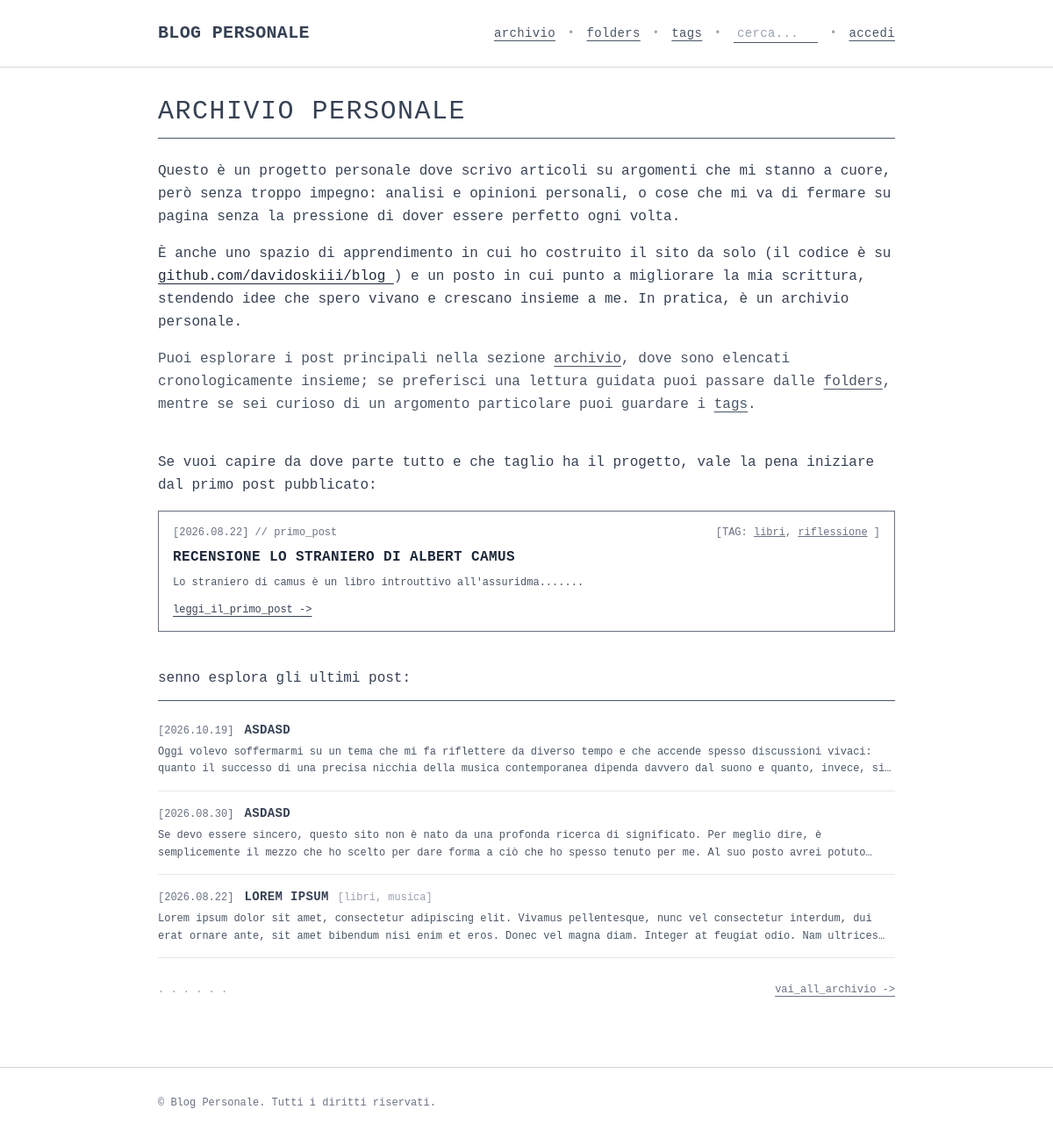
The page / on the database its author committed.
### blog_app/models.py (models this page shows, shortened)
class Post(models.Model):
    author = models.ForeignKey(User, on_delete=models.CASCADE, related_name='posts')
    title = models.CharField(max_length=200)
    text = models.TextField()
    date = models.DateTimeField(auto_now_add=True)
    tags = models.ManyToManyField(Tag, related_name='posts', blank=True)
    likes = models.ManyToManyField(User, related_name='liked_posts', blank=True)
    class Meta:
        verbose_name_plural = 'posts'

class Tag(models.Model):
    name = models.CharField(max_length=50, unique=True)
    description = models.TextField(blank=True, null=True)
    class Meta:
        ordering = ['name']

### blog_app/views.py (the view)
# urls.py: path('', views.index, name='index'),
def index(request):
    first_post = Post.objects.all().order_by('date', 'id').prefetch_related('tags', 'folders').first()
    recent_posts = Post.objects.all().order_by('-date', '-id').prefetch_related('tags')[:3]
    context = {
        'first_post': first_post,
        'recent_posts': recent_posts,
    }
    return render(request, 'blog_app/index.html', context)

### blog_app/templates/blog_app/index.html (shortened to what this page needs)
{% extends 'blog_app/base.html' %}
{% block content %}
<div class="w-full font-mono space-y-10">
  <section class="space-y-4">
    <h1 class="text-2xl sm:text-3xl font-mono uppercase tracking-wider text-gray-700 dark:text-gray-200 border-b border-gray-600 dark:border-gray-700 pb-3 mb-6">
      ARCHIVIO PERSONALE
    </h1>
    <div class="text-gray-700 dark:text-gray-300 leading-relaxed text-sm sm:text-base font-mono break-words [&_p]:mb-4 [&_p:last-child]:mb-0">
      <p>
        Questo è un progetto personale dove scrivo articoli su argomenti che mi stanno a cuore, però senza troppo impegno: analisi e opinioni personali, o cose che mi va di fermare su pagina senza la pressione di dover essere perfetto ogni volta.
      </p>
      <p>
        È anche uno spazio di apprendimento in cui ho costruito il sito da solo (il codice è su
        <a href="https://github.com/davidoskiii/blog" target="_blank" rel="noopener noreferrer" class="underline underline-offset-4 text-gray-800 dark:text-gray-100 hover:text-black dark:hover:text-white">
          github.com/davidoskiii/blog
        </a>) e un posto in cui punto a migliorare la mia scrittura, stendendo idee che spero vivano e crescano insieme a me. In pratica, è un archivio personale.
      </p>
      <p class="text-gray-600 dark:text-gray-400">
        Puoi esplorare i post principali nella sezione <a href="{% url 'blog_app:posts' %}" class="underline underline-offset-4 hover:text-black dark:hover:text-white">archivio</a>, dove sono elencati cronologicamente insieme; se preferisci una lettura guidata puoi passare dalle <a href="{% url 'blog_app:folders' %}" class="underline underline-offset-4 hover:text-black dark:hover:text-white">folders</a>, mentre se sei curioso di un argomento particolare puoi guardare i <a href="{% url 'blog_app:tags' %}" class="underline underline-offset-4 hover:text-black dark:hover:text-white">tags</a>.
      </p>
    </div>
  </section>
  <section class="space-y-4">
    <div class="text-gray-700 dark:text-gray-300 leading-relaxed text-sm sm:text-base font-mono break-words [&_p]:mb-4 [&_p:last-child]:mb-0">
      <p>
        Se vuoi capire da dove parte tutto e che taglio ha il progetto, vale la pena iniziare dal primo post pubblicato:
      </p>
    </div>
    {% if first_post and first_post.pk %}
      <div class="border border-gray-500 dark:border-gray-700 p-4 space-y-2">
        <div class="flex flex-wrap items-baseline justify-between gap-2 text-xs text-gray-500 dark:text-gray-400">
          <span>[{{ first_post.date|date:"Y.m.d" }}] // primo_post</span>
          {% if first_post.tags.all %}
            <span>
              [TAG:
              {% for tag in first_post.tags.all %}
                <a href="{% url 'blog_app:tag' tag.id %}" class="underline hover:text-black dark:hover:text-white">{{ tag.name|lower }}</a>{% if not forloop.last %}, {% endif %}
              {% endfor %}]
            </span>
          {% endif %}
        </div>
        <div>
          <a href="{% url 'blog_app:post' first_post.pk %}" class="font-bold uppercase tracking-wide text-sm sm:text-base text-gray-800 dark:text-gray-100 hover:underline underline-offset-4 break-words">
            {{ first_post.title }}
          </a>
        </div>
        <p class="text-xs text-gray-600 dark:text-gray-400 leading-relaxed line-clamp-2 break-words">
          {{ first_post.text|striptags }}
        </p>
        <div class="pt-1 text-xs">
          <a href="{% url 'blog_app:post' first_post.pk %}" class="underline underline-offset-4 text-gray-700 dark:text-gray-300 hover:text-black dark:hover:text-white">
            leggi_il_primo_post -&gt;
          </a>
        </div>
      </div>
    {% else %}
      <p class="text-xs text-gray-500 dark:text-gray-400 italic">
        // nessun primo post disponibile al momento.
      </p>
    {% endif %}
  </section>
  <section class="space-y-4">
    <div class="text-gray-700 dark:text-gray-300 leading-relaxed text-sm sm:text-base font-mono break-words [&_p]:mb-0 border-b border-gray-600 dark:border-gray-700 pb-3 mb-6">
      <p>
        senno esplora gli ultimi post:
      </p>
    </div>
    {% if recent_posts %}
      <div class="space-y-4 text-xs font-mono">
        {% for post in recent_posts %}
          <div class="border-b border-gray-200 dark:border-gray-800 pb-3.5">
            <div class="grid grid-cols-[5.75rem_1fr] sm:flex sm:flex-wrap sm:items-baseline gap-2 sm:gap-x-3 sm:gap-y-1">
              <span class="text-gray-500 dark:text-gray-400 font-mono text-[11px] sm:text-xs shrink-0 whitespace-nowrap">[{{ post.date|date:"Y.m.d" }}]</span>
              <div class="min-w-0 flex flex-wrap items-baseline gap-x-2.5 gap-y-1">
                <a href="{% url 'blog_app:post' post.id %}" class="font-mono font-bold text-gray-700 dark:text-gray-200 hover:text-black dark:hover:text-white hover:underline underline-offset-4 uppercase tracking-wide text-xs sm:text-sm break-words leading-snug">
                  {{ post.title }}
                </a>
                {% if post.tags.all %}
                  <span class="text-[11px] sm:text-xs text-gray-400 dark:text-gray-500 font-mono break-words">[{% for tag in post.tags.all %}<a href="{% url 'blog_app:tag' tag.id %}" class="hover:text-black dark:hover:text-white hover:underline underline-offset-4 whitespace-nowrap">{{ tag.name|lower }}</a>{% if not forloop.last %}, {% endif %}{% endfor %}]</span>
                {% endif %}
              </div>
            </div>
            <p class="text-gray-600 dark:text-gray-400 font-mono text-xs mt-1.5 line-clamp-2 leading-relaxed break-words">
              {{ post.text|striptags }}
            </p>
          </div>
        {% endfor %}
      </div>
      <div class="pt-3 text-xs font-mono text-gray-400 dark:text-gray-500 flex items-center justify-between">
        <span>. . . . . .</span>
        <a href="{% url 'blog_app:posts' %}" class="underline underline-offset-4 text-gray-500 dark:text-gray-400 hover:text-black dark:hover:text-white">
          vai_all_archivio -&gt;
        </a>
      </div>
    {% else %}
      <p class="text-xs text-gray-400 dark:text-gray-500 italic py-2">
        // nessun post presente al momento.
      </p>
    {% endif %}
  </section>
</div>
{% endblock content %}

### rows shown on the page
Post: date "2026.08.22", title "RECENSIONE LO STRANIERO DI ALBERT CAMUS", text "Lo straniero di camus è un libro introuttivo all'assuridma......."
Tag: name "libri"
Tag: name "riflessione"
Post: date "2026.10.19", title "ASDASD", text "Oggi volevo soffermarmi su un tema che mi fa riflettere da diverso tempo e che accende spesso discussioni vivaci: quanto il successo di una precisa nicchia della musica contemporanea dipenda davvero dal suono e quanto, invece,…"
Post: date "2026.08.30", title "ASDASD", text "Se devo essere sincero, questo sito non è nato da una profonda ricerca di significato. Per meglio dire, è semplicemente il mezzo che ho scelto per dare forma a ciò che ho spesso tenuto per me. Al suo posto avrei…"
Post: date "2026.08.22", title "LOREM IPSUM", text "Lorem ipsum dolor sit amet, consectetur adipiscing elit. Vivamus pellentesque, nunc vel consectetur interdum, dui erat ornare ante, sit amet bibendum nisi enim et eros. Donec vel magna diam. Integer at feugiat odio. Nam…"
Tag: name "musica"
